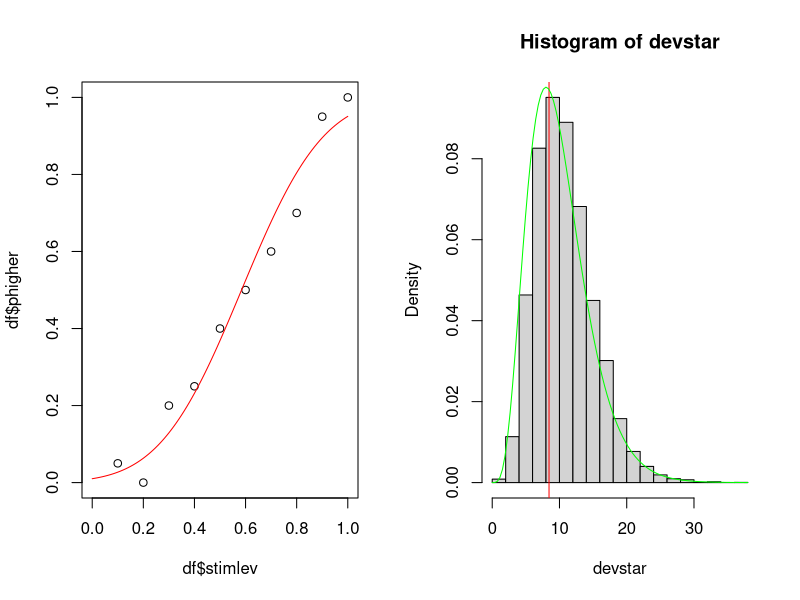

Write R code to recreate this figure.
# deviance.R  Illustrate a goodness of fit test for a psychometric function

rm( list=ls() )

# make up some behavioural data for a discrimination task
df <- data.frame( stimlev=seq( 0.1, 1.0, by=0.1 ),                  # stimulus levels
                  ntrials=rep( 20, times=10 ),                      # number of trials at each stimulus level
                  nhigher=c( 1, 0, 4, 5, 8, 10, 12, 14, 19, 20 ) )  # number of trials where the observer responded "higher"
df$phigher <- df$nhigher / df$ntrials                               # 'nhigher' expressed as a proportion

# choose the form of the psychometric function
psyfn <- function( x, mu, sigma )
    pnorm( x, mu, sigma )

# define a function to calculate the log likelihood of a dataset
loglike <- function( nhigher, ntrials, phigher )
    sum(log( dbinom( nhigher, ntrials, phigher ) ))

# define a maximum likelihood objective function
# - note that this is the same objective function we used in previous scripts,
#   formulated using the loglike() function
obj <- function( p, data )
    -loglike( data$nhigher, data$ntrials, psyfn( data$stimlev, p[1], p[2] ) )

# fit the objective function
pinit <- c( 0.5, 0.2 )                      # initial guess
phat <- optim( pinit, obj, data=df )$par    # find parameters of best fit 
# note that for optim, optional arguments gets passed to obj

# show data and fitted function
par( mfrow=c(1,2) )
plot( df$stimlev, df$phigher, col='black', xlim=c(0,1), ylim=c(0,1) )
curve( psyfn( x, phat[1], phat[2] ), col='red', add=TRUE )

# get fitted probabilities
pfit <- psyfn( df$stimlev, phat[1], phat[2] )

# define a function that gives the deviance of a dataset
devfn <- function( nhigher )
    2*( loglike( nhigher, df$ntrials, nhigher/df$ntrials ) -   # log likelihood of perfect fit
        loglike( nhigher, df$ntrials, pfit ) )                 # log likelihood of actual fit

# find the deviance of the actual data
dev <- devfn( df$nhigher )

# This looks like bootstrapping BUT it's a Monte Carlo Simulation
# find distribution of deviance
devn <- 10000
devstar <- rep( NA, devn )
for (i in 1:devn) {
    
    # resample data
    dfstar <- df
    dfstar$nhigher <- rbinom( nrow(dfstar), dfstar$ntrials, pfit )
    dfstar$phigher <- dfstar$nhigher / dfstar$ntrials

    # find deviance of resampled data
    devstar[i] <- devfn( dfstar$nhigher )
    
}

# or instead of the for loop, we can use just this one line
# devstar <- replicate( 1000, devfn( rbinom( nrow(df), df$ntrials, pfit ) ) )

# show distribution of deviance
hist( devstar, breaks=25, probability=TRUE )
abline( v=dev, col='red' )

# find the p level of the deviance of the actual data
plevel = mean( devstar > dev )
print(sprintf('plevel = %.4f',plevel))

# show asymptotic distribution of deviance; limit as number of stimulus levels --> Inf  (Wichmann & Hill, 2001a, p. 1303)
curve( dchisq( x, df=nrow(df) ), col='green', add=TRUE )
